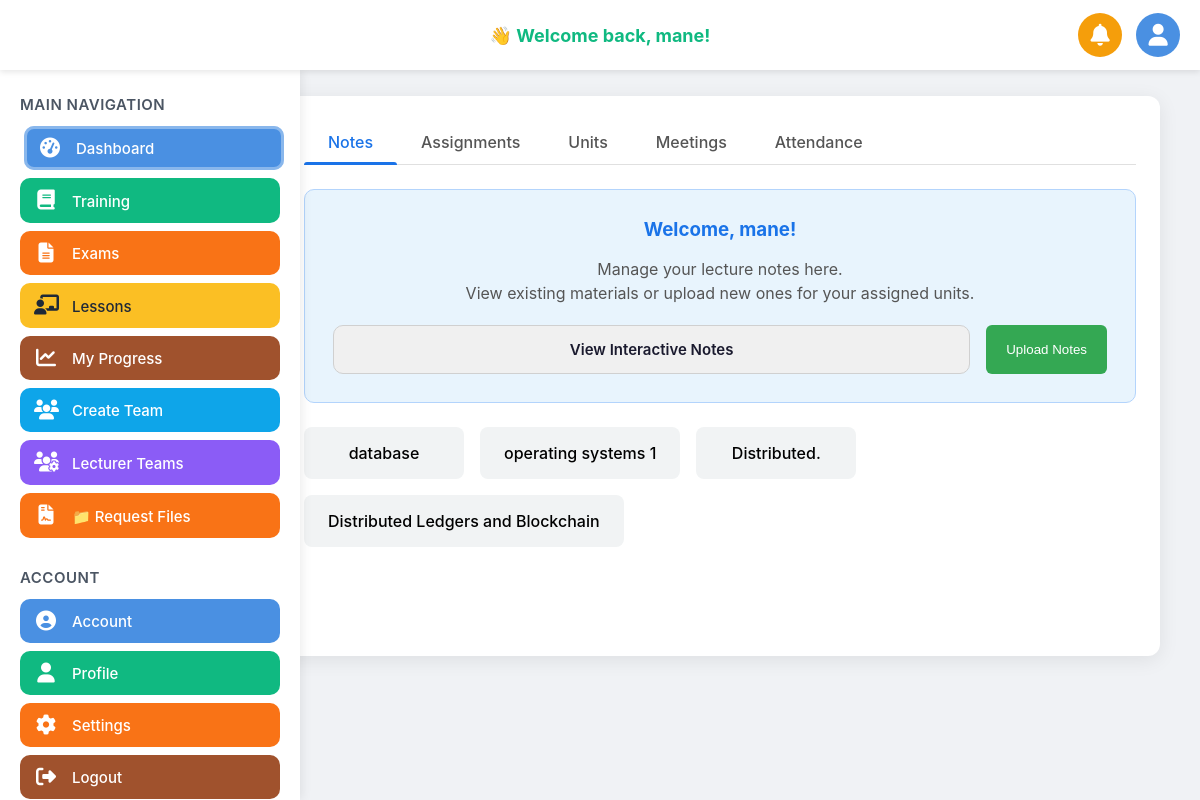
Before: /lecturer/dashboard.php (signed in) with the older database file.
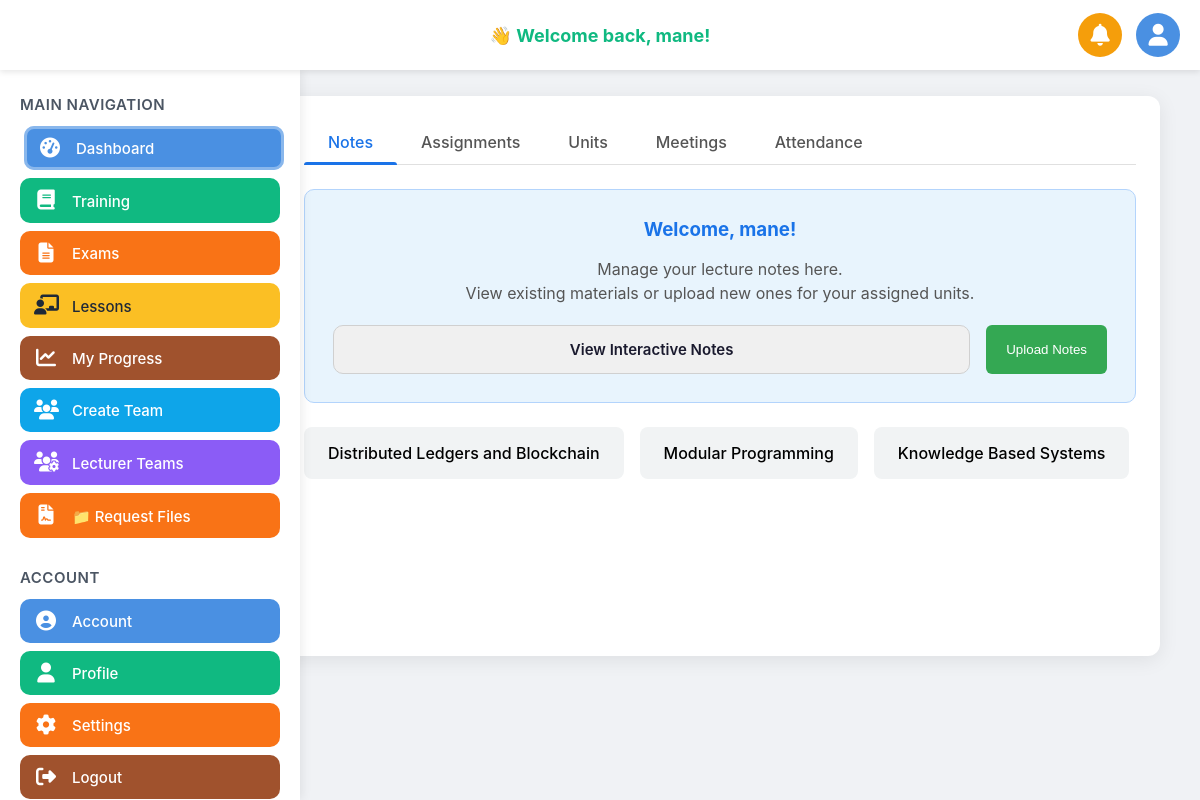
After: the same page with the newer database file.
### tables this page shows
CREATE TABLE `units` (
  `id` int NOT NULL,
  `name` varchar(100) DEFAULT NULL,
  `code` varchar(50) DEFAULT NULL,
  `course_id` int DEFAULT NULL,
  `year` int DEFAULT NULL,
  `semester` int NOT NULL
);

### lecturer/dashboard.php (the view, shortened to what this page needs)
<?php
require_once '../config/db.php';
$lecturer_id   = $_SESSION['user_id'];
$lecturer_name = $_SESSION['user_name'] ?? 'Lecturer';
$units = [];
$stmt = $conn->prepare("
    SELECT u.id, u.name
    FROM units u
    JOIN lecturer_units lu ON u.id = lu.unit_id
    WHERE lu.lecturer_id = ?
");
$stmt->bind_param("i", $lecturer_id);
$stmt->execute();
$result = $stmt->get_result();
while ($row = $result->fetch_assoc()) {
    $units[] = $row;
}
?>
<!DOCTYPE html>
<html lang="en">
<head>
    <link rel="stylesheet" href="https://cdnjs.cloudflare.com/ajax/libs/font-awesome/6.4.0/css/all.min.css">
    <link rel="stylesheet" href="./css/styles.css">
</head>
<body>
<nav class="navbar">
    <div class="welcome-msg">
        <strong>👋 Welcome back, <?= htmlspecialchars($lecturer_name) ?>!</strong>
    </div>
    <div class="nav-icon" id="notifications-icon">
        <i class="fas fa-bell"></i>
    </div>
    <div class="nav-icon" id="profile-icon">
        <i class="fas fa-user"></i>
    </div>
</nav>
<aside class="sidebar" id="sidebar">
    <div class="sidebar-section">
        <h4>Main Navigation</h4>
        <ul>
    <li class="blue active"><i class="fas fa-tachometer-alt"></i><span>Dashboard</span></li>
    <li class="green">
        <a href="../lecturer/course_builder.php" style="color:inherit;text-decoration:none;">
            <i class="fas fa-book"></i><span>Training</span>
        </a>
    </li>
    <li class="orange"><i class="fas fa-file-alt"></i><span>Exams</span></li>
    <li class="golden">
        <a href="../lecturer/lesson_editor.php" style="color:inherit;text-decoration:none;">
            <i class="fas fa-chalkboard-teacher"></i><span>Lessons</span>
        </a>
    </li>
    <li class="brown"><i class="fas fa-chart-line"></i><span>My Progress</span></li>
    <li class="teal"><i class="fas fa-users"></i><span>Create Team</span></li>
    <li class="purple">
        <a href="../teams/views/lecturer_teams.php" style="color:inherit;text-decoration:none;">
            <i class="fas fa-users-cog"></i><span>Lecturer Teams</span>
        </a>
    </li>
    <li class="orange">
        <a href="request_files.php" style="color:inherit;text-decoration:none;">
            <i class="fas fa-file-contract"></i><span>📁 Request Files</span>
        </a>
    </li>
</ul>
    </div>
    <div class="sidebar-section">
        <h4>Account</h4>
        <ul>
            <li class="blue"><i class="fas fa-user-circle"></i><span>Account</span></li>
            <li class="green"><i class="fas fa-user"></i><span>Profile</span></li>
            <li class="orange"><i class="fas fa-cog"></i><span>Settings</span></li>
            <li class="brown" onclick="window.location.href='../logout.php'">
                <i class="fas fa-sign-out-alt"></i><span>Logout</span>
            </li>
        </ul>
    </div>
</aside>
<div class="main-content">
    <div class="dashboard-card">
        <nav class="card-navbar">
            <ul>
                <li class="notes active">Notes</li>
                <li class="assignments">Assignments</li>
                <li class="units">Units</li>
                <li class="meetings">Meetings</li>
                <li class="attendance">Attendance</li>
            </ul>
        </nav>
        <div class="notes-content content-section">
            <div class="notes-box">
                <h3>Welcome, <?= htmlspecialchars($lecturer_name) ?>!</h3>
                <p style="margin: 16px 0; color: #555; line-height: 1.5;">
                    Manage your lecture notes here.<br>
                    View existing materials or upload new ones for your assigned units.
                </p>
                <div style="margin-top: 20px; display: flex; gap: 16px; justify-content: center;">
                    <a href="upload_notes.php" class="btn btn-secondary" id="view-notes-btn">
                        View Interactive Notes
                    </a>
                    <button id="uploadNotesBtn" class="btn btn-green">Upload Notes</button>
                </div>
            </div>
            <div id="notes-tiles" class="hidden">
                <?php if (count($units) > 0): ?>
                    <?php foreach ($units as $unit): ?>
                        <div class="unit-tile" data-unit-id="<?= $unit['id'] ?>">
                            <?= htmlspecialchars($unit['name']) ?>
                        </div>
                    <?php endforeach; ?>
                <?php else: ?>
                    <p style="color:#777; padding:20px;">No units assigned yet.</p>
                <?php endif; ?>
            </div>
        </div>
    </div>
</div>
</body>
</html>

Changed rows visible on the page:
removed units: name "database"
removed units: name "operating systems 1"
removed units: name "Distributed."
added units: name "Modular Programming"
added units: name "Knowledge Based Systems"
